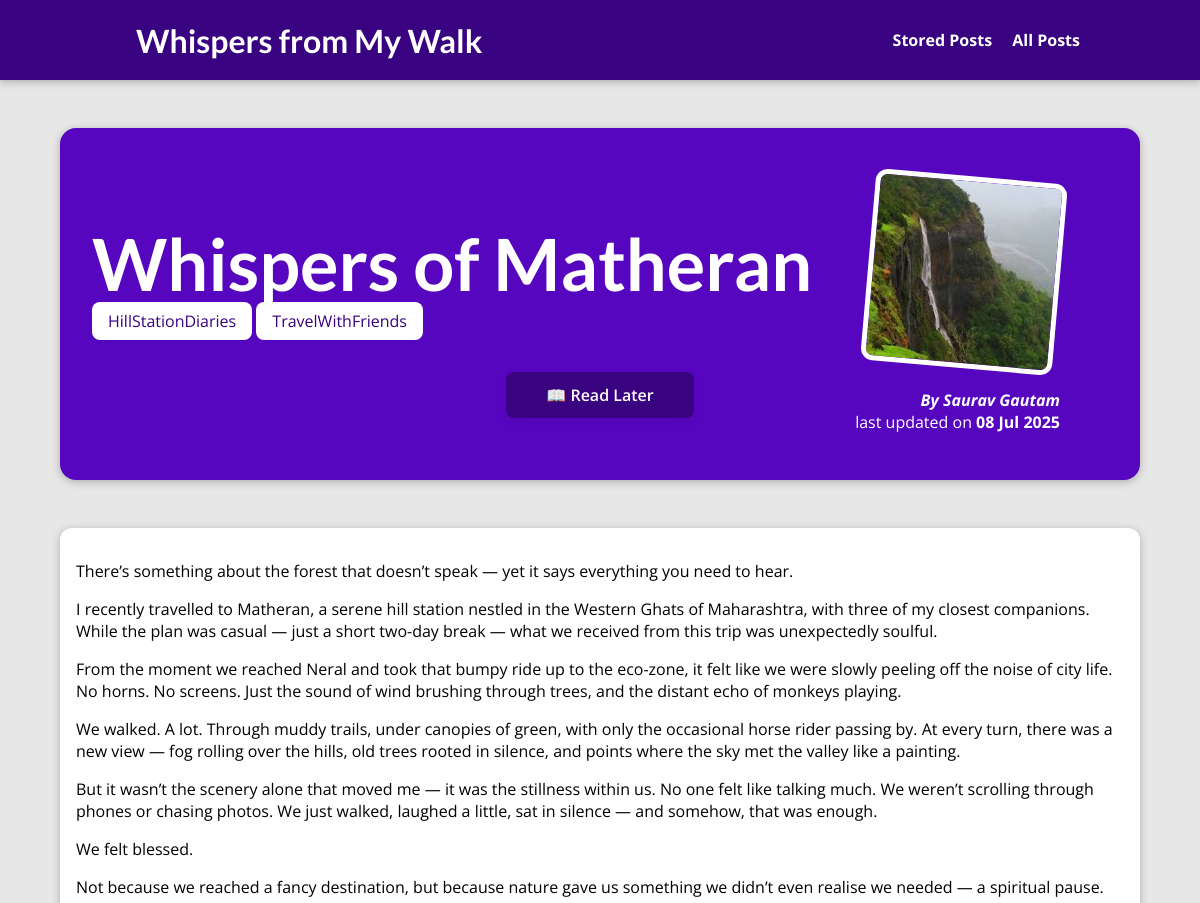
Before: /posts/whispers-of-matheran (upper part) with the older database file.
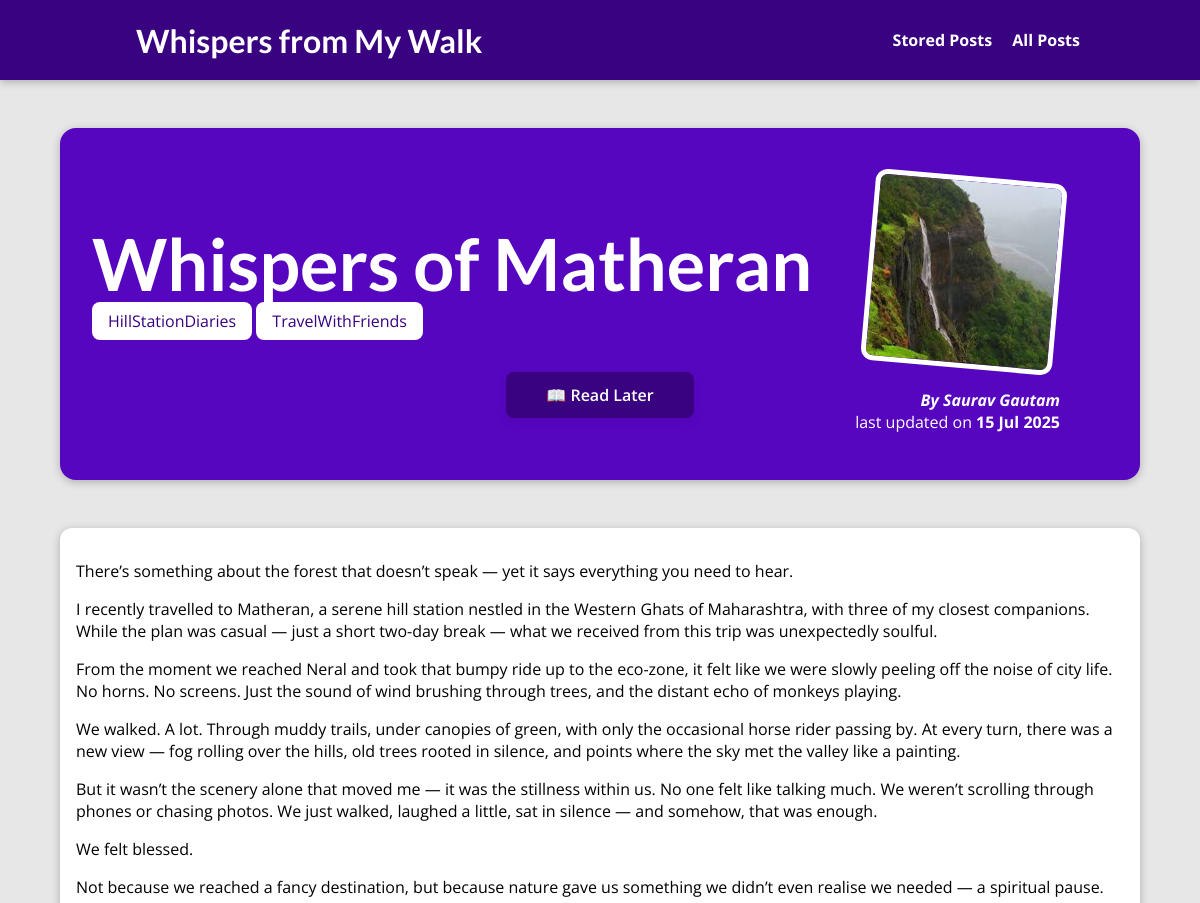
After: the same page with the newer database file.
### blog/models.py (models this page shows, shortened)
class Post(models.Model):
    title= models.CharField(max_length=100)
    excerpt = models.CharField(max_length=200)
    image = models.ImageField(upload_to="posts", null=True)
    date = models.DateField(_("Date"), auto_now=True)
    slug = models.SlugField(unique=True)
    content = models.TextField(validators=[MinLengthValidator(20)])
    author = models.ForeignKey(
        "blog.Author", verbose_name=_("Author"), on_delete= models.SET_NULL, null=True, related_name="postst")
    tags = models.ManyToManyField(Tag)

class Tag(models.Model):
    caption = models.CharField(max_length=20)

class Author(models.Model):
    first_name = models.CharField(max_length=50)
    last_name = models.CharField(max_length=100)
    email = models.EmailField(_("Email"), max_length=254)
    def full_name(self):
        return f"{self.first_name} {self.last_name}"
    def __str__(self):
        return self.full_name()

### blog/views.py (the view, shortened to what this page needs)
# urls.py: path("posts/<slug:slug>",views.SinglePostView.as_view(), name="post-detail-page"),
class SinglePostView(View):
    def is_stored_post(self, request, post_id):
        stored_posts = request.session.get("stored_posts")
        if stored_posts is not None:
            is_saved_for_later = post_id in stored_posts
        else:
            is_saved_for_later = False
        return is_saved_for_later
    def get(self, request, slug):
        post = Post.objects.get(slug=slug)
        context = {
            "post": post,
            "post_tags": post.tags.all(),
            "comment_form": CommentForm(),
            "comments" : post.comments.all().order_by("-id"),
            "saved_for_later": self.is_stored_post(request, post.id)
        }
        return render(request, "blog/post-detail.html", context)

### blog/templates/blog/post-detail.html (shortened to what this page needs)
{% extends "base.html" %}
{% load static %}
{% block css_files %}
 <link rel="stylesheet" href="{% static 'blog/post-detail.css' %}">
{% endblock %}
{% block content %}
  <section id="summary">
    <h2>{{ post.title }}</h2>
    <div>
      {% for tag in post_tags %}
         <span class="tag">{{ tag.caption }}</span>
      {% endfor %}
    </div>
    <div id="read-later">
      <form action="{% url "read-later" %}" method="POST">
        <button>
          {% if saved_for_later %}
             Remove from "📖 Read Later"
          {% else %}
             📖 Read Later
          {% endif %}
        </button>
      </form>
    </div>
    <article>
        <img src="{{ post.image.url }}" alt="{{ post.title }}">
        <address>By <a href="mailto:{{ post.author.email }}">{{ post.author|title }}</a></address>
        <div>
            last updated on <time>{{ post.date|date:"d M Y" }}</time>
        </div>
    </article>
  </section>
  <main>
    {{ post.content|linebreaks }}
  </main>
{% endblock %}

### templates/base.html (shortened to what this page needs)
{% load static %}
<!DOCTYPE html>
<html lang="en">
<head>
    <link rel="stylesheet" href="{% static "app.css" %}">
    {% block css_files %}{% endblock %}
</head>
<body>
    <header id="main-navigation">
    <h1><a href="{% url "starting-page" %}">Whispers from My Walk</a></h1>
    <nav>
        <a href="{% url "read-later" %}">Stored Posts</a>
        <a href="{% url "posts-page" %}">All Posts</a>
    </nav>
  </header>
    {% block content %}
    {% endblock %}
</body>
</html>

### static/app.css (style rules this page uses)
* { box-sizing: border-box; }
html { font-family: 'Open Sans', 'Lato', sans-serif; }
body { margin: 0; }
h1, h2, h3 { font-family: 'Lato', sans-serif; font-weight: bold; }
#main-navigation { width: 100%; height: 5rem; display: flex; justify-content: space-between; align-items: center; padding: 0 10%; position: absolute; top: 0; left: 0; }
#main-navigation a { text-decoration: none; color: white; font-weight: bold; margin-left: 1rem; }

### blog/static/blog/post-detail.css (style rules this page uses)
body { background-color: #e7e7e7; }
#main-navigation { background-color: #390281; box-shadow: 0 2px 8px rgba(0, 0, 0, 0.25); }
#summary { margin: 8rem auto 3rem auto; padding: 2rem; width: 90%; max-width: 90rem; border-radius: 16px; background-color: #5706c0; position: relative; box-shadow: 0 2px 8px rgba(0, 0, 0, 0.25); height: 22rem; }
#summary h2 { color: white; font-size: 4.5rem; margin-bottom: 0.25rem; }
#summary article { position: absolute; top: 2rem; right: 3rem; padding: 1rem 2rem; border-radius: 12px; text-align: right; color: white; }
#summary article img { width: 12rem; height: 12rem; border-radius: 12px; transform: rotateZ(5deg); border: 5px solid white; margin-bottom: 1rem; }
#summary address { font-weight: bold; }
#summary a { color: white; text-decoration: none; }
#summary time { font-weight: bold; }
#read-later { text-align: center; margin: 2.5rem 0; }
#read-later button { background-color: #390281; border: none; padding: 0.75rem 2.5rem; font: inherit; font-size: 1rem; font-weight: 600; color: white; border-radius: 8px; cursor: pointer; transition: all 0.3s ease; box-shadow: 0 4px 8px rgba(57, 2, 129, 0.2); }
main { width: 90%; max-width: 90rem; margin: 3rem auto; background-color: white; padding: 1rem; border-radius: 12px; box-shadow: 0 2px 8px rgba(0, 0, 0, 0.25); }
.tag { background-color: white; color: #390281; padding: 0.5rem 1rem; border-radius: 8px; }

Changed rows visible on the page:
changed Post "Whispers of Matheran": date "08 Jul 2025" → "15 Jul 2025"
